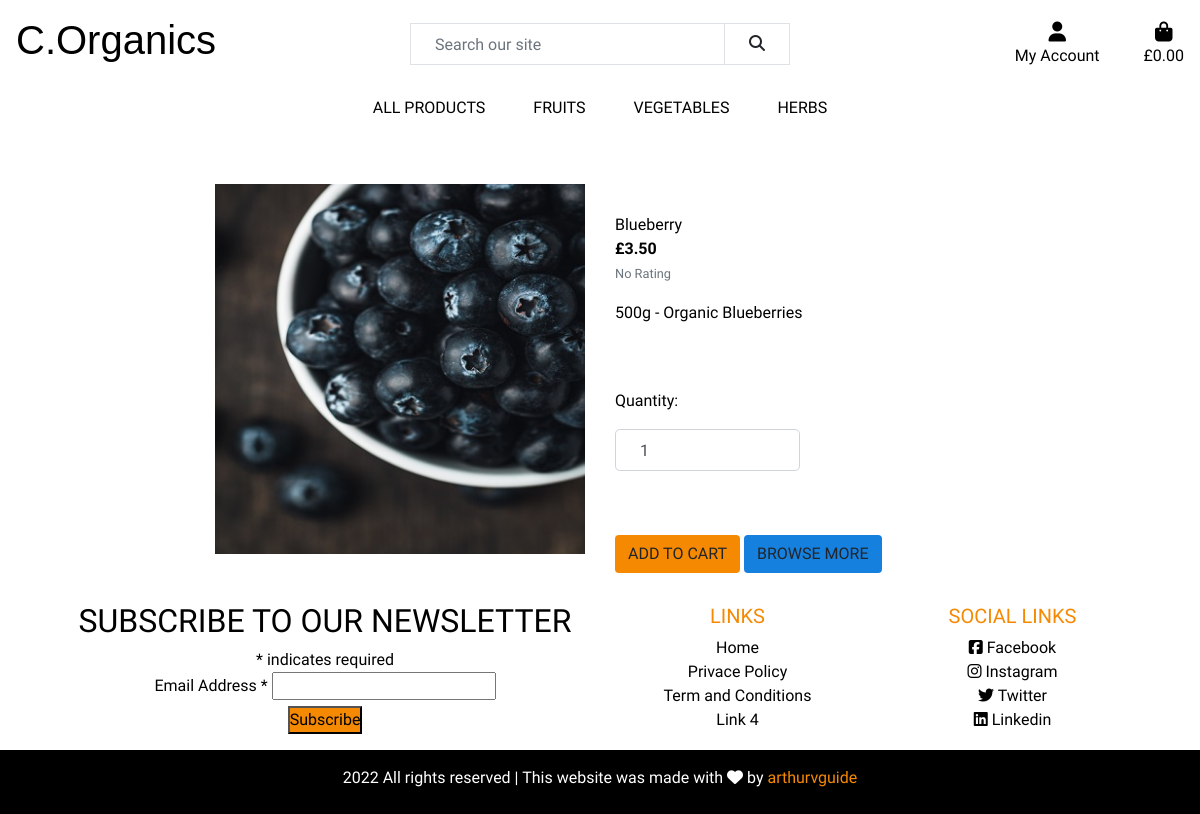
The app's page /products/4 with its own data.
### products/models.py (models this page shows, shortened)
class Product(models.Model):
    category = models.ForeignKey('Category', null=True, blank=True, on_delete=models.SET_NULL)
    name = models.CharField(max_length=254)
    description = models.TextField()
    price = models.DecimalField(max_digits=6, decimal_places=2)
    rating = models.DecimalField(max_digits=6, decimal_places=2, null=True, blank=True)
    image_url = models.URLField(max_length=1024, null=True, blank=True)
    image = models.ImageField(null=True, blank=True)

### products/views.py (the view)
# urls.py: path('<product_id>', views.product_detail, name='product_detail'),
def product_detail(request, product_id):
    product = get_object_or_404(Product, pk=product_id)
    context = {
        'product': product,
    }
    return render(request, 'products/product_detail.html', context)

### products/templates/products/product_detail.html (shortened to what this page needs)
{% extends "base.html" %}
{% load static %}
{% block content %}
    <div class="container-fluid">
        <div class="row align-items-center">
            <div class="col-12 col-md-6 col-lg-4 offset-lg-2">
                <div class="my-5">
                    {% if product.image %}
                        <a href="{{ product.image.url }}" target="_blank">
                            <img class="img-fluid" src="{{ product.image.url }}" alt="{{ product.name }}">
                        </a>
                        {% else %}
                        <a href="">
                            <img class="img-fluid" src="/media/no-image.png" alt="{{ product.name }}">
                        </a>
                    {% endif %}
                </div>
            </div>
            <div class="col-12 col-md-6 col-lg-4">
                <div class="mb-5 mt-md-5">
                    <p class="mb-0">{{ product.name }}</p>
                    <p class="mb-0 text-left font-weight-bold">£{{ product.price }}</p>
                    {% if product.rating %}
                        <small class="text-muted"><i class="fas fa-star mr-1"></i>{{ product.rating }} / 5</small>
                    {% else %}
                        <small class="text-muted">No Rating</small>
                    {% endif %}
                    <p class="mt-3">{{ product.description }}</p>
                </div>
                <form class="form" action="#" method="POST">
                    <div class="form-row">
                        <div class="col-12">
                            <p class="mt-3">Quantity:</strong></p>
                            <div class="form-group w-50">
                                <div class="input-group">
                                    <input class="form-control qty_input" type="number" name="quantity" value="1" min="1" max="99" data-item_id="{{ product.id }}" id="id_qty_{{ product.id }}">
                                </div>
                            </div>
                        </div>
                        <div class="col-12">
                            <input type="submit" class="btn btn-add-cart text-uppercase mt-5" value="Add to Cart">
                            <a href="{% url 'products' %}" class="btn btn-browse mt-5">
                                <span class="text-uppercase">Browse more</span>
                            </a>
                        </div>
                    </div>
                </form>
            </div>
        </div>
    </div>
{% endblock %}

### static/css/style.css (style rules this page uses)
html { height: 100%; }
body { font-family: 'K2D', sans-serif; overflow-x: hidden; color: black; }
a { color:#000; }
* { margin: 0; padding: 0px; box-sizing: border-box; }
.form-control { height: calc(2.5rem + 2px); padding: 0.5rem 1.5rem; font-size: 1rem; line-height: 1.5; border-radius: 0.3rem; }
.btn-add-cart { background-color: #f58902; }
.btn-browse { background-color: #1580de; }

### records on screen
Product: image (picture), name "Blueberry", price "3.50", description "500g - Organic Blueberries"
